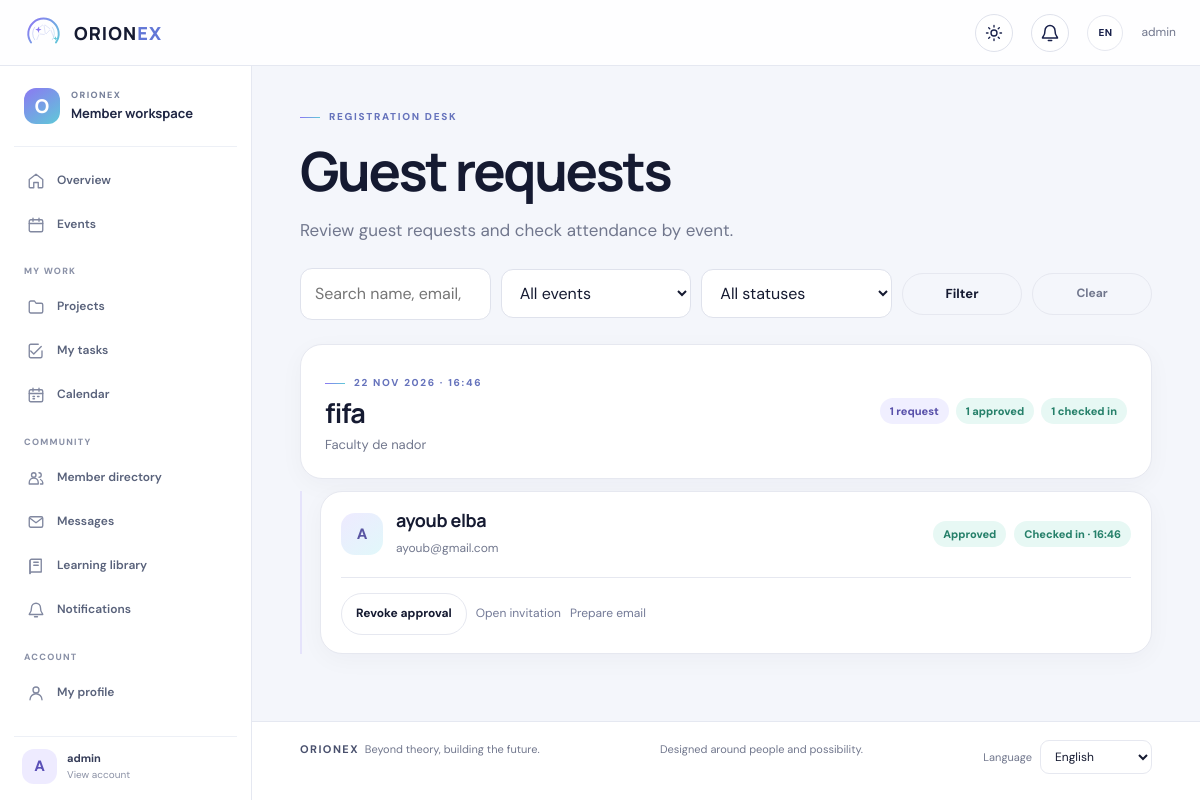
Page /guests/ (signed in) on the earlier database version.
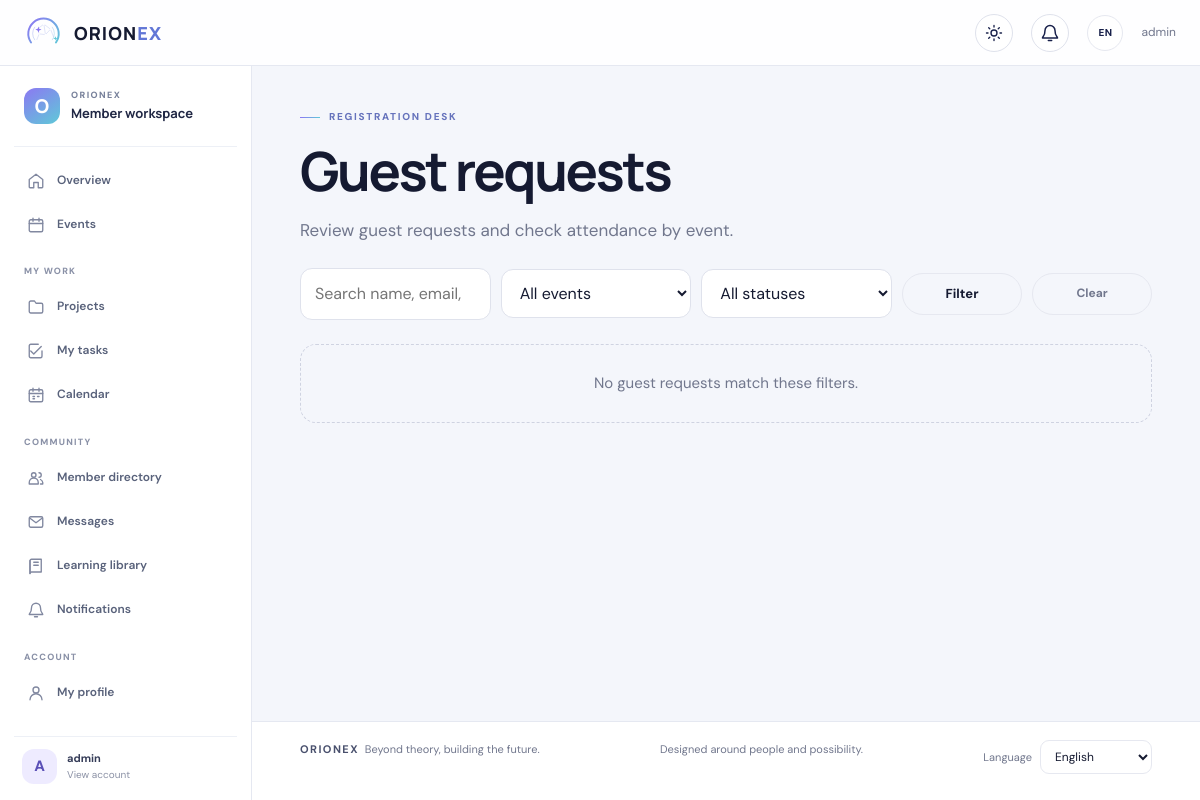
Same page on the later database version.
### core/models.py (models this page shows, shortened)
class Event(models.Model):
    title = models.CharField(max_length=200)
    date = models.DateTimeField()
    place = models.CharField(max_length=200, blank=True)
    registration_open = models.BooleanField(default=False)
    description = models.TextField(blank=True)
    capacity = models.PositiveIntegerField(null=True, blank=True)

class Guest(models.Model):
    STATUS_CHOICES = [
        ("pending", "Pending"),
        ("approved", "Approved"),
        ("rejected", "Rejected"),
    ]
    event = models.ForeignKey(Event, on_delete=models.CASCADE, related_name="guests")
    name = models.CharField(max_length=200)
    phone = models.CharField(max_length=30, blank=True)
    email = models.EmailField(blank=True)
    status = models.CharField(max_length=10, choices=STATUS_CHOICES, default="pending")
    qr_token = models.UUIDField(default=uuid.uuid4, unique=True)
    checked_in_at = models.DateTimeField(null=True, blank=True)
    created_at = models.DateTimeField(auto_now_add=True)

### core/views.py (the view, shortened to what this page needs)
# urls.py: path('guests/', views.guests_list, name='guests'),
@capability_required("can_manage_guests")
def guests_list(request):
    guests = Guest.objects.select_related("event").order_by("-event__date", "status", "name")
    status_filter = request.GET.get("status", "")
    event_filter = request.GET.get("event", "")
    query = request.GET.get("q", "").strip()
    if status_filter in {"pending", "approved", "rejected"}:
        guests = guests.filter(status=status_filter)
    if event_filter.isdigit():
        guests = guests.filter(event_id=int(event_filter))
    if query:
        guests = guests.filter(Q(name__icontains=query) | Q(email__icontains=query) | Q(phone__icontains=query))
    event_groups = []
    matching_events = Event.objects.filter(guests__in=guests).distinct().order_by("date")
    for event in matching_events:
        event_guests = guests.filter(event=event)
        page = Paginator(event_guests, 25).get_page(request.GET.get(f"page_{event.id}"))
        rows = []
        for guest in page:
            link = request.build_absolute_uri(f"/invite/{guest.qr_token}/") if guest.status == "approved" else ""
            mailto = ""
            if link and guest.email:
                subject = f"Your invitation: {guest.event.title}"
                body = (
                    f"Hello {guest.name},\n\nYour registration for {guest.event.title} on "
                    f"{timezone.localtime(guest.event.date):%d/%m/%Y %H:%M} has been approved.\n\n"
                    f"Your personal invitation and QR code are here:\n{link}\n\n"
                    "Please show the QR code at the entrance.\n"
                )
                mailto = f"mailto:{guest.email}?subject={quote(subject)}&body={quote(body)}"
            rows.append({"guest": guest, "link": link, "mailto": mailto})
        event_groups.append({
            "event": event,
            "rows": rows,
            "page": page,
            "total": event_guests.count(),
            "approved": event_guests.filter(status="approved").count(),
            "checked_in": event_guests.filter(checked_in_at__isnull=False).count(),
        })
    return render(request, "core/guests.html", {"event_groups": event_groups, "status_filter": status_filter, "event_filter": event_filter, "query": query, "events": Event.objects.order_by("date")})

### core/context_processors.py (called while the page is built)
def member_capabilities(request):
    unread_notifications = Notification.objects.filter(
        recipient=request.user, read_at__isnull=True
    ).count() if request.user.is_authenticated else 0
    unread_messages = Message.objects.filter(recipient=request.user, is_read=False).count() if request.user.is_authenticated else 0
    return {
        "capabilities": {
            capability: has_capability(request.user, capability)
            for capability in CAPABILITIES
        },
        "notification_unread": unread_notifications,
        "unread": unread_messages,
    }

### core/permissions.py (called while the page is built)
def has_capability(user, capability):
    if not user.is_authenticated:
        return False
    if user.is_superuser:
        return True
    try:
        member = user.member
    except user._meta.model.member.RelatedObjectDoesNotExist:
        member = None
    return bool(member and getattr(member, capability, False))

def capability_required(*capabilities):
    def decorate(view):
        @wraps(view)
        def wrapped(request, *args, **kwargs):
            if not request.user.is_authenticated:
                return redirect_to_login(request.get_full_path(), "/login/")
            if not any(has_capability(request.user, capability) for capability in capabilities):
                raise PermissionDenied
            return view(request, *args, **kwargs)
        return wrapped
    return decorate

### core/templates/core/guests.html (shortened to what this page needs)
{% extends 'core/base.html' %}
{% block body %}
<main class="page">
  <span class="eyebrow">Registration desk</span>
  <h1>Guest requests</h1>
  <p class="lede">Review guest requests and check attendance by event.</p>
  <form method="get" class="toolbar guest-search" role="search" style="margin-top:24px">
    <input id="guest-query" type="search" name="q" value="{{ query }}" placeholder="Search name, email, phone">
    <select name="event" aria-label="Filter by event"><option value="">All events</option></select>
    <select name="status" aria-label="Filter by status"><option value="">All statuses</option></select>
    <button class="button button-outline" type="submit">Filter</button><a class="button button-outline search-clear" href="/guests/">Clear</a>
  </form>
  <div class="stack" style="margin-top:24px">
    {% for group in event_groups %}
      <section class="guest-event-group">
        <header class="card guest-event-heading">
          <div><span class="eyebrow">{{ group.event.date|date:"d M Y · H:i" }}</span><h2>{{ group.event.title }}</h2>{% if group.event.place %}<p class="meta">{{ group.event.place }}</p>{% endif %}</div>
          <div class="guest-event-counts"><span class="badge">{{ group.total }} request{{ group.total|pluralize }}</span><span class="badge badge-approved">{{ group.approved }} approved</span><span class="badge badge-approved">{{ group.checked_in }} checked in</span></div>
        </header>
        <div class="stack guest-event-list">
          {% for row in group.rows %}
            <article class="card guest-card">
              <div class="row-card">
                <div class="person"><div class="avatar">{{ row.guest.name|slice:":1"|upper }}</div><div><h3>{{ row.guest.name }}</h3><p>{{ row.guest.email|default:"No email" }}{% if row.guest.phone %} · {{ row.guest.phone }}{% endif %}</p></div></div>
                <div class="guest-status"><span class="badge badge-{{ row.guest.status }}">{{ row.guest.get_status_display }}</span>{% if row.guest.checked_in_at %}<span class="badge badge-approved">Checked in · {{ row.guest.checked_in_at|date:"H:i" }}</span>{% elif row.guest.status == "approved" %}<span class="badge">Not checked in</span>{% endif %}</div>
              </div>
              <div class="guest-actions">
                {% if row.guest.status == "pending" or row.guest.status == "approved" %}<form method="post" action="/guests/">{% csrf_token %}<input type="hidden" name="guest_id" value="{{ row.guest.id }}"><button class="button button-outline button-small" type="submit" name="action" value="reject">{% if row.guest.status == "approved" %}Revoke approval{% else %}Decline{% endif %}</button></form>{% endif %}
                {% if row.link %}<a class="admin-link" href="{{ row.link }}">Open invitation </a>{% endif %}
                {% if row.mailto %}<a class="admin-link" href="{{ row.mailto }}">Prepare email </a>{% endif %}
              </div>
            </article>
          {% endfor %}
        </div>
      </section>
    {% empty %}<div class="empty">No guest requests match these filters.</div>{% endfor %}
  </div>
</main>
{% endblock %}

### core/templates/core/base.html (shortened to what this page needs)
{% load static %}
<!doctype html>
<html lang="en">
<head>
  <link rel="stylesheet" href="{% static 'core/site.css' %}?v=member-workspace-2">
</head>
<body{% if user.is_authenticated %} class="workspace-app"{% endif %}>
  <header class="site-header{% if user.is_authenticated %} workspace-topbar{% endif %}">
    <div class="nav-wrap">
      <a class="brand" href="{% if user.is_authenticated %}/home/{% else %}/{% endif %}">
        <img src="{% static 'core/orionex-mark.svg' %}" alt="">
        <span>ORION<span style="color:#6176d6">EX</span></span>
      </a>
      <button type="button" class="theme-toggle" aria-label="Switch to dark mode" title="Switch to dark mode">
        <svg class="icon-sun" viewBox="0 0 24 24" aria-hidden="true"><circle cx="12" cy="12" r="4"></circle><path d="M12 2v2m0 16v2M4.93 4.93l1.42 1.42m11.3 11.3 1.42 1.42M2 12h2m16 0h2M4.93 19.07l1.42-1.42m11.3-11.3 1.42-1.42"></path></svg>
      </button>
      {% if user.is_authenticated and capabilities.can_access_notifications %}<a class="notification-nav-button" href="/notifications/" aria-label="Notifications" title="Notifications"><svg viewBox="0 0 24 24" aria-hidden="true"><path d="M18 9a6 6 0 0 0-12 0c0 7-3 7-3 9h18c0-2-3-2-3-9M10 21h4"/></svg></a>{% endif %}
      <button type="button" class="language-quick-toggle" aria-label="Switch language" title="Switch language">EN</button>
      {% if user.is_authenticated %}<span class="nav-user">{{ user.first_name|default:user.username }}</span>{% endif %}
    </div>
  </header>
  {% if user.is_authenticated %}
  <aside class="workspace-sidebar" id="workspace-sidebar" aria-label="Workspace navigation">
    <div class="workspace-sidebar-heading"><span class="workspace-mark">O</span><div><small>ORIONEX</small><strong>Member workspace</strong></div></div>
    <nav class="workspace-nav">
      <a class="{% if request.path == '/home/' %}active{% endif %}" href="/home/"><span class="workspace-nav-icon"><svg viewBox="0 0 24 24" aria-hidden="true"><path d="m3 10 9-7 9 7v10a1 1 0 0 1-1 1h-5v-7H9v7H4a1 1 0 0 1-1-1z"/></svg></span>Overview</a>
      <a class="{% if request.path == '/activities/' or '/events/' in request.path %}active{% endif %}" href="/activities/"><span class="workspace-nav-icon"><svg viewBox="0 0 24 24" aria-hidden="true"><rect x="3" y="5" width="18" height="16" rx="2"/><path d="M16 3v4M8 3v4M3 10h18"/></svg></span>Events</a>
      {% if capabilities.can_access_projects or capabilities.can_access_calendar %}<span class="workspace-nav-label">MY WORK</span>{% if capabilities.can_access_projects %}<a class="{% if '/projects/' in request.path %}active{% endif %}" href="/projects/"><span class="workspace-nav-icon"><svg viewBox="0 0 24 24" aria-hidden="true"><path d="M3 6a2 2 0 0 1 2-2h5l2 3h7a2 2 0 0 1 2 2v9a2 2 0 0 1-2 2H5a2 2 0 0 1-2-2z"/></svg></span>Projects</a><a class="{% if request.path == '/tasks/' %}active{% endif %}" href="/tasks/"><span class="workspace-nav-icon"><svg viewBox="0 0 24 24" aria-hidden="true"><path d="m5 12 4 4L19 6"/><path d="M20 12v7a2 2 0 0 1-2 2H5a2 2 0 0 1-2-2V5a2 2 0 0 1 2-2h10"/></svg></span>My tasks</a>{% endif %}{% if capabilities.can_access_calendar %}<a class="{% if request.path == '/calendar/' %}active{% endif %}" href="/calendar/"><span class="workspace-nav-icon"><svg viewBox="0 0 24 24" aria-hidden="true"><rect x="3" y="5" width="18" height="16" rx="2"/><path d="M16 3v4M8 3v4M3 10h18M8 14h2m4 0h2m-8 3h2"/></svg></span>Calendar</a>{% endif %}{% endif %}
      {% if capabilities.can_access_directory or capabilities.can_access_messages or capabilities.can_access_resources or capabilities.can_access_notifications %}<span class="workspace-nav-label">COMMUNITY</span>{% if capabilities.can_access_directory %}<a class="{% if request.path == '/directory/' %}active{% endif %}" href="/directory/"><span class="workspace-nav-icon"><svg viewBox="0 0 24 24" aria-hidden="true"><circle cx="9" cy="8" r="3"/><path d="M3 20v-2a6 6 0 0 1 12 0v2zM16 5a3 3 0 0 1 0 6m2 3a5 5 0 0 1 3 4v2h-3"/></svg></span>Member directory</a>{% endif %}{% if capabilities.can_access_messages %}<a class="{% if '/messages/' in request.path %}active{% endif %}" href="/messages/"><span class="workspace-nav-icon"><svg viewBox="0 0 24 24" aria-hidden="true"><rect x="3" y="5" width="18" height="14" rx="2"/><path d="m4 7 8 6 8-6"/></svg></span>Messages{% if unread %}<span class="workspace-nav-badge">{{ unread }}</span>{% endif %}</a>{% endif %}{% if capabilities.can_access_resources %}<a class="{% if request.path == '/resources/' %}active{% endif %}" href="/resources/"><span class="workspace-nav-icon"><svg viewBox="0 0 24 24" aria-hidden="true"><path d="M4 5a2 2 0 0 1 2-2h13v17H6a2 2 0 0 0-2 2z"/><path d="M4 5v17m5-15h6m-6 4h6"/></svg></span>Learning library</a>{% endif %}{% if capabilities.can_access_notifications %}<a class="{% if request.path == '/notifications/' %}active{% endif %}" href="/notifications/"><span class="workspace-nav-icon"><svg viewBox="0 0 24 24" aria-hidden="true"><path d="M18 9a6 6 0 0 0-12 0c0 7-3 7-3 9h18c0-2-3-2-3-9M10 21h4"/></svg></span>Notifications{% if notification_unread %}<span class="workspace-nav-badge">{{ notification_unread }}</span>{% endif %}</a>{% endif %}{% endif %}
      <span class="workspace-nav-label">ACCOUNT</span><a class="{% if request.path == '/profile/' %}active{% endif %}" href="/profile/"><span class="workspace-nav-icon"><svg viewBox="0 0 24 24" aria-hidden="true"><circle cx="12" cy="8" r="4"/><path d="M4 21a8 8 0 0 1 16 0"/></svg></span>My profile</a>
      {% if capabilities.can_manage_events or capabilities.can_manage_guests or capabilities.can_scan or capabilities.can_manage_announcements or capabilities.can_manage_members or capabilities.can_manage_permissions %}<span class="workspace-nav-label"></span>{% endif %}
    </nav>
    <a class="workspace-sidebar-account" href="/profile/"><span class="workspace-avatar">{{ user.first_name|default:user.username|slice:':1'|upper }}</span><span><b>{{ user.first_name|default:user.username }}</b><small>View account</small></span></a>
  </aside>
  <div class="workspace-main">
  {% endif %}
  {% block body %}{% endblock %}
  <footer class="footer">
    <span><b>ORIONEX</b> &nbsp;Beyond theory, building the future.</span>
    <span>Designed around people and possibility.</span>
    <label class="language-picker" for="site-language"><span>Language</span><select id="site-language" aria-label="Language"><option value="en">English</option><option value="fr">Français</option></select></label>
  </footer>
  {% if user.is_authenticated %}</div>{% endif %}
</body>
</html>

Differences in the rows shown:
removed Event: event "22 NOV 2026 · 16:46", event "fifa", event.place "Faculty de nador", total "1", approved "1", checked_in "1"
removed Guest: guest.name "A", guest.name "ayoub elba", guest.email "ayoub@gmail.com", guest.status "Approved", guest.checked_in_at "16:46", shows "Revoke approval"
Other differences:
text now shown: "No guest requests match these filters."
